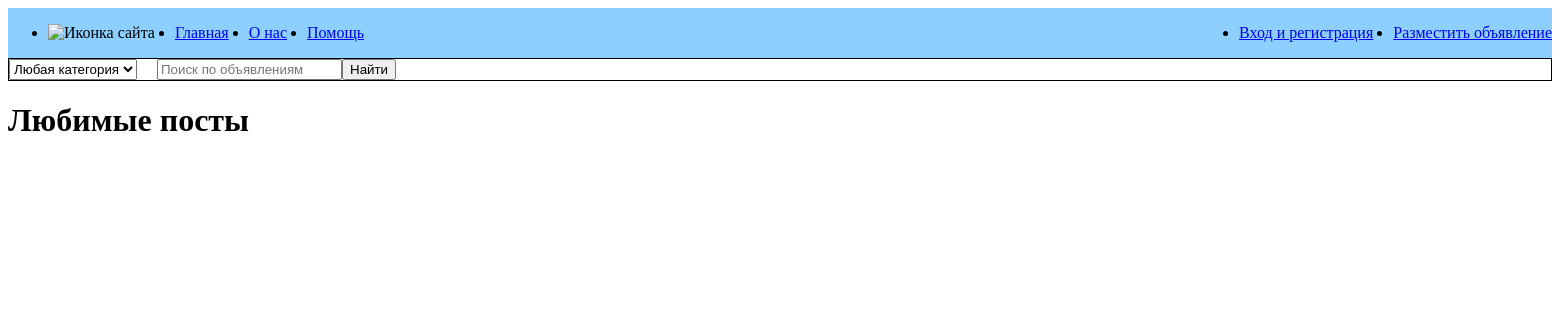
/advito/favorite_post/, run on an earlier commit of the app's database.
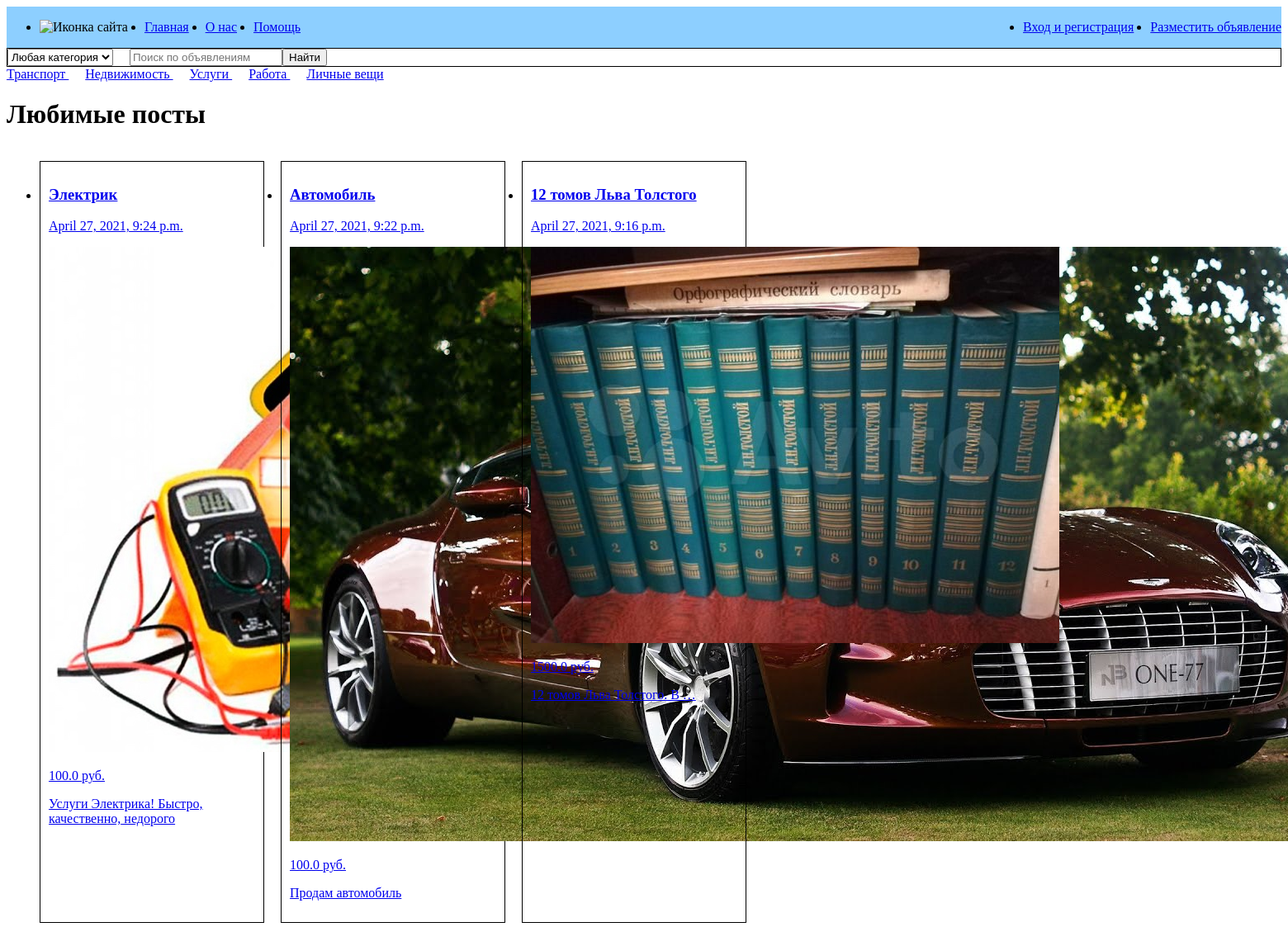
And on a later commit of the database.
### advito/models.py (models this page shows, shortened)
class CategoryPost(models.Model):
    name_category = models.CharField(verbose_name="Категория", max_length=100)

class Post(models.Model):
    author = models.ForeignKey(User, on_delete=models.CASCADE)
    category = models.ForeignKey(CategoryPost, on_delete=models.CASCADE, verbose_name="Категория", related_name='category')
    price = models.FloatField(verbose_name="Цена", blank=True)
    name_descript = models.CharField(max_length=200,  blank=True, verbose_name="Название объявления")
    description = models.TextField(max_length=1000, blank=True, verbose_name="Описание объявления")
    image = models.ImageField(upload_to=user_directory_path, verbose_name="Фото объявления")
    date_pub = models.DateTimeField(default=timezone.now, verbose_name="Дата объявления")
    date_edit = models.DateTimeField(default=timezone.now, verbose_name="Дата редактирования")

### advito/views.py (the view)
# urls.py: path('favorite_post/', views.FavoritePostView.as_view(), name='favorite_post'),
class FavoritePostView(ListView):
    model = Post
    post_form_class = PostForm
    categories = CategoryPost.objects.all()
    template_name = 'advito/favorite_post.html'
    context_object_name ='add_posts'
    extra_context = {'categories':categories, }
    context = {}
    def get_queryset(self):
        return self.model.objects.filter(date_pub__year=2021).order_by('-date_pub')[:15]

### advito/templates/advito/favorite_post.html (shortened to what this page needs)
{% extends 'base.html' %}
{% block content %}
<h1>Любимые посты</h1>
  <div class="cards">
    {% if add_posts %}
      <ul class="posts">
        {% for post in add_posts %}
          <li class="post">
            <a href="{% url 'advito:post_detail' post.id %}">
              <h3>{{ post.name_descript }}</h3>
              <p>{{ post.date_pub }}</p>
              <p class="img"><img alt="post image" src="{{ post.image.url }}"></p>
              <p class="price">{{ post.price }} pуб.</p>
              <p class="text">{{ post.description | truncatewords:5 }}</p>
            </a>
          </li>
        {% endfor %}
      </ul>
    {% endif %}
    </div>
{% endblock  %}

### templates/base.html (shortened to what this page needs)
<!DOCTYPE html>
<html lang="en">
  <head>
    {% load static %}
    <link rel="stylesheet" type="text/css" href="{% static 'css/style.css' %}">
  </head>
  <body>
    <nav class="navigation" style="display:flex; background-color: #8DCFFF; justify-content: space-between;">
      <div class="container-nav" style="display:flex;">
        <div class="navbar">
          <ul class="navbar-nav" style="display:flex;">
            <li class="nav-item" style="margin-right:20px;">
              <img href="{% static 'img/icon.png' %}" alt="Иконка сайта">
            </li>
            <li class="nav-item" style="margin-right:20px;">
              <a class="nav-link" aria-current="page" href="{% url 'advito:index' %}">Главная</a>
            </li>
            <li class="nav-item" style="margin-right:20px;">
              <a class="nav-link" href="#">О нас</a>
            </li>
            <li class="nav-item">
              <a class="nav-link" href="#">Помощь</a>
            </li>
          </ul>
        </div>
      </div>
      <div class="navbar">
        <ul class="navbar-nav" style="display:flex;">
            <li class="nav-item" style="margin-right:20px">
              <a class="nav-link" href="#">Вход и регистрация</a>
            </li>
            <li class="nav-item">
              <a class="nav-link" href="#">Разместить объявление</a>
            </li>
          </ul>
      </div>
    </nav>
    <div class="index-form" data-marker="search-form" style="display:flex; border: solid 1px">
      <div class="category">
        <div class="category-select">
          <select name="category_id" class="select" style="height: 21px;">
            <option>
              <a href="{% url 'advito:index' %}">Любая категория</a>
            </option>
          </select>
        </div>
      </div>
        <div class="form" style="margin-left: 20px;">
            <input type="text" placeholder="Поиск по объявлениям" maxlength="100" class="suggest">
          </div>
          <div class="form-button">
            <button class="button-element">
              <span class="button-text">Найти</span>
            </button>
        </div>
      </div>
      {% for category in categories %}
        <a  href="/advito/category/{{ category.id }}" style="padding-right:20px">
          {{ category.name_category }}
        </a>
      {% endfor %}
    {% block content %}{% endblock  %}
  </body>
</html>

What changed in the data, as far as the page shows it:
added CategoryPost: name_category "Транспорт"
added CategoryPost: name_category "Недвижимость"
added CategoryPost: name_category "Услуги"
added CategoryPost: name_category "Работа"
added CategoryPost: name_category "Личные вещи"
added Post: name_descript "Электрик", date_pub "April 27, 2021, 9:24 p.m.", price "100.0", description "Услуги Электрика! Быстро, качественно, недорого"
added Post: name_descript "Автомобиль", date_pub "April 27, 2021, 9:22 p.m.", price "100.0", description "Продам автомобиль"
added Post: name_descript "12 томов Льва Толстого", date_pub "April 27, 2021, 9:16 p.m.", image (picture), price "1500.0", description "12 томов Льва Толстого. В …"
